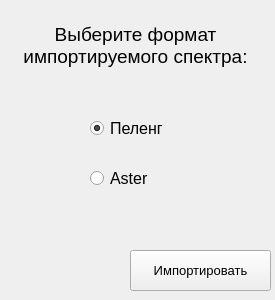
<?xml version="1.0" encoding="UTF-8"?>
<ui version="4.0">
 <class>AddSpectr</class>
 <widget class="QWidget" name="AddSpectr">
  <property name="geometry">
   <rect>
    <x>0</x>
    <y>0</y>
    <width>275</width>
    <height>300</height>
   </rect>
  </property>
  <property name="windowTitle">
   <string>Импорт спектра</string>
  </property>
  <property name="windowIcon">
   <iconset resource="resources.qrc">
    <normaloff>:/pic/icons/addSpectr.png</normaloff>:/pic/icons/addSpectr.png</iconset>
  </property>
  <widget class="QLabel" name="label_task">
   <property name="geometry">
    <rect>
     <x>20</x>
     <y>10</y>
     <width>231</width>
     <height>71</height>
    </rect>
   </property>
   <property name="font">
    <font>
     <pointsize>14</pointsize>
    </font>
   </property>
   <property name="text">
    <string>&lt;html&gt;&lt;head/&gt;&lt;body&gt;&lt;p align=&quot;center&quot;&gt;Выберите формат&lt;br/&gt; импортируемого спектра:&lt;/p&gt;&lt;/body&gt;&lt;/html&gt;</string>
   </property>
  </widget>
  <widget class="QWidget" name="widget" native="true">
   <property name="geometry">
    <rect>
     <x>70</x>
     <y>100</y>
     <width>120</width>
     <height>111</height>
    </rect>
   </property>
   <widget class="QRadioButton" name="radioButton_owner">
    <property name="geometry">
     <rect>
      <x>20</x>
      <y>20</y>
      <width>82</width>
      <height>17</height>
     </rect>
    </property>
    <property name="font">
     <font>
      <pointsize>12</pointsize>
     </font>
    </property>
    <property name="text">
     <string>Пеленг</string>
    </property>
    <property name="checked">
     <bool>true</bool>
    </property>
   </widget>
   <widget class="QRadioButton" name="radioButton_aster">
    <property name="geometry">
     <rect>
      <x>20</x>
      <y>70</y>
      <width>82</width>
      <height>17</height>
     </rect>
    </property>
    <property name="font">
     <font>
      <pointsize>12</pointsize>
     </font>
    </property>
    <property name="text">
     <string>Aster</string>
    </property>
   </widget>
  </widget>
  <widget class="QPushButton" name="pushButton_import">
   <property name="geometry">
    <rect>
     <x>130</x>
     <y>250</y>
     <width>141</width>
     <height>41</height>
    </rect>
   </property>
   <property name="font">
    <font>
     <pointsize>10</pointsize>
    </font>
   </property>
   <property name="text">
    <string>Импортировать</string>
   </property>
   <property name="icon">
    <iconset resource="resources.qrc">
     <normaloff>:/pic/icons/import.png</normaloff>:/pic/icons/import.png</iconset>
   </property>
  </widget>
 </widget>
 <resources>
  <include location="resources.qrc"/>
 </resources>
 <connections/>
</ui>
